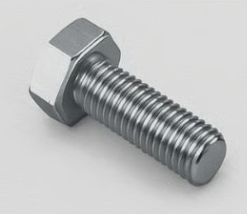
#> input picture media/uploads/original/bolt.png, 247 x 214 px
$ python -i utils.py   (imports and definitions only)
#> lines starting #> are read from the running program, lines starting #| are printed output that depends on the picture; after the words box and inside, x2 and y2 are one past the last pixel; in counts of white or black regions, pixels touching at a corner belong together
import cv2
import numpy as np
from PIL import Image, ImageFilter
import os
from django.core.files.base import ContentFile
from django.core.files.storage import default_storage
import io

class ImageProcessor:

    # [57 lines left out: functions compress_image, remove_watermark_simple, not called in this run]

    @staticmethod
    def remove_watermark_advanced(image_path):
        """Advanced watermark removal using multiple techniques"""
#> called with image_path = '../media/uploads/original/bolt.png'
        try:
            img = cv2.imread(image_path)
#> img is the input picture: shape (214, 247, 3); mean B, G, R 189.8, 190, 188.3
            if img is None:
                return None

            # Convert to different color spaces for analysis
            hsv = cv2.cvtColor(img, cv2.COLOR_BGR2HSV)
#> hsv: shape (214, 247, 3); mean H, S, V 62, 4, 190.4
            lab = cv2.cvtColor(img, cv2.COLOR_BGR2LAB)
#> lab: shape (214, 247, 3); mean of channels 0, 1, 2 195, 127.2, 127.7

            # Create mask based on color and brightness thresholds
            # Adjust these values based on typical watermark characteristics
            mask1 = cv2.inRange(hsv, (0, 0, 200), (180, 30, 255))  # Light colors
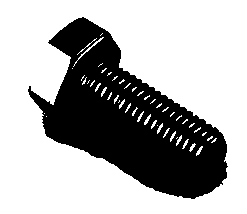
#> mask1: shape (214, 247); 68% white; 1 black region, box (x1, y1, x2, y2) and area: (28, 17, 228, 199) 16931
            mask2 = cv2.inRange(lab, (200, 0, 0), (255, 255, 255))  # Bright areas
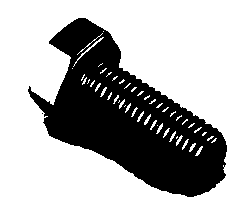
#> mask2: shape (214, 247); 69.2% white; 2 black regions (1 under 20 px), largest, box (x1, y1, x2, y2) and area: (28, 18, 227, 197) 16269

            # Combine masks
            mask = cv2.bitwise_or(mask1, mask2)

            # Morphological operations to clean up the mask
            kernel = cv2.getStructuringElement(cv2.MORPH_ELLIPSE, (5, 5))
            mask = cv2.morphologyEx(mask, cv2.MORPH_CLOSE, kernel)
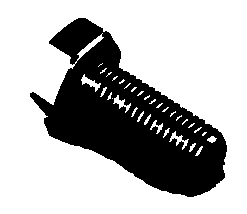
#> mask: shape (214, 247); 69.8% white; 1 black region, box (x1, y1, x2, y2) and area: (30, 18, 227, 197) 15981
            mask = cv2.morphologyEx(mask, cv2.MORPH_OPEN, kernel)
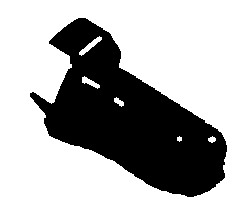
#> mask: shape (214, 247); 68.3% white; 1 black region, box (x1, y1, x2, y2) and area: (30, 18, 227, 197) 16740

            # Apply inpainting with different algorithms
            result1 = cv2.inpaint(img, mask, 3, cv2.INPAINT_TELEA)
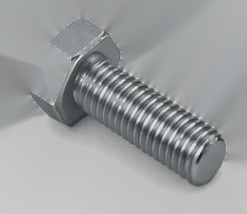
#> result1: shape (214, 247, 3); mean B, G, R 160.5, 159.9, 157.5
            result2 = cv2.inpaint(img, mask, 3, cv2.INPAINT_NS)

            # Blend results (you can choose one or blend)
            result = cv2.addWeighted(result1, 0.7, result2, 0.3, 0)

            # Convert and save
            result_rgb = cv2.cvtColor(result, cv2.COLOR_BGR2RGB)
            pil_image = Image.fromarray(result_rgb)

            output = io.BytesIO()
            pil_image.save(output, format='JPEG', quality=90)
            output.seek(0)

#> (the run stopped early here; a loop or call above may not have finished)
